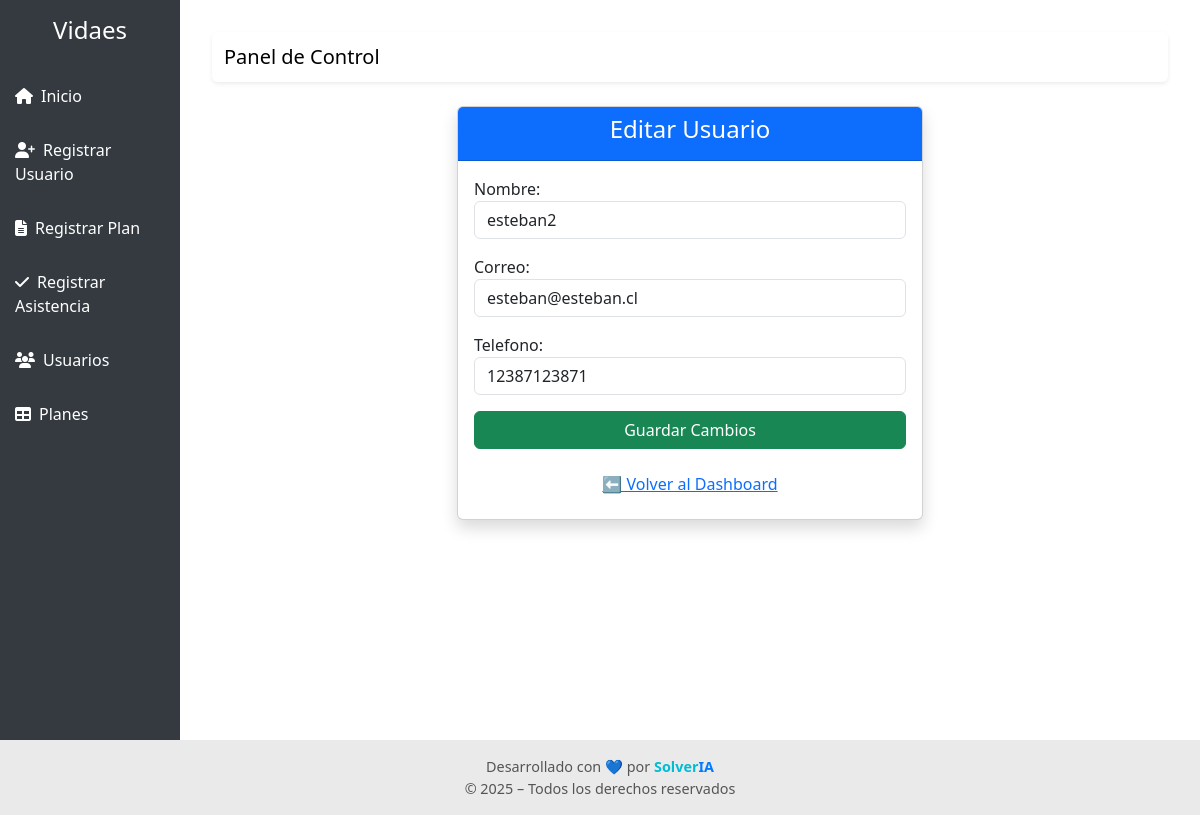
/asistencia/editar-usuario/3/, run on the app's committed database.
### asistencias/models.py (models this page shows, shortened)
class Usuario(models.Model):
    nombre = models.CharField(max_length=100)
    correo = models.EmailField(unique=True)
    telefono = models.CharField(max_length=20)

### asistencias/views.py (the view)
# urls.py: path("editar-usuario/<int:id>/", views.editar_usuario, name="editar_usuario"),
def editar_usuario(request, id):
    usuario = get_object_or_404(Usuario, id=id)
    if request.method == "POST":
        form = UsuarioForm(request.POST, instance=usuario)
        if form.is_valid():
            form.save()
            messages.success(request, "✅ Usuario actualizado correctamente")
            return redirect("listar_usuarios")
    else:
        form = UsuarioForm(instance=usuario)
    return render(request, "formulario.html", {
        "form": form,
        "titulo": "Editar Usuario",
        "boton": "Guardar Cambios"
    })

### asistencias/forms.py
class UsuarioForm(forms.ModelForm):
    class Meta:
        model = Usuario
        fields = ['nombre', 'correo', 'telefono']
        widgets = {
            'nombre': forms.TextInput(attrs={'class': 'form-control'}),
            'correo': forms.EmailInput(attrs={'class': 'form-control'}),
            'telefono': forms.TextInput(attrs={'class': 'form-control'}),
        }

### templates/formulario.html (shortened to what this page needs)
{% extends "base.html" %}
{% block content %}
<div class="row justify-content-center">
  <div class="col-md-6">
    <div class="card shadow">
      <div class="card-header bg-primary text-white text-center">
        <h4>{{ titulo }}</h4>
      </div>
      <div class="card-body">
        <form method="POST">
          {{ form.as_p }}
          <div class="d-grid">
            <button type="submit" class="btn btn-success">{{ boton }}</button>
          </div>
        </form>
        <div class="text-center mt-3">
          <a href="/" class="btn btn-link">⬅️ Volver al Dashboard</a>
        </div>
      </div>
    </div>
  </div>
</div>
{% endblock %}

### templates/base.html (style rules this page uses)
body, html { margin: 0; padding: 0; min-height: 100vh; display: flex; flex-direction: column; }

### data on the page
Usuario: nombre "esteban2", correo "esteban@esteban.cl", telefono "12387123871"

### other printed values
{{ titulo }} "Editar Usuario"
{{ boton }} "Guardar Cambios"
